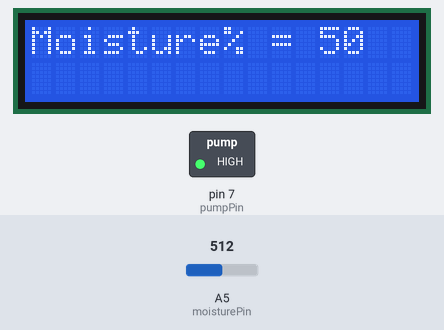
Bench run of a sketch on a simulated Arduino Uno, built with avr-gcc and run on an emulated ATmega328P. Shown: 16×2 character LCD, switched loads named in the sketch (green lamp = pin HIGH). The inputs (shaded band) are chosen by the test bench; at power-on: A5 (moisturePin) = 512. What the sketch prints to the serial monitor is not drawn.

Above: at 1.2 s.
1.3 s: A5 (moisturePin) set to 531
At 3.2 s:
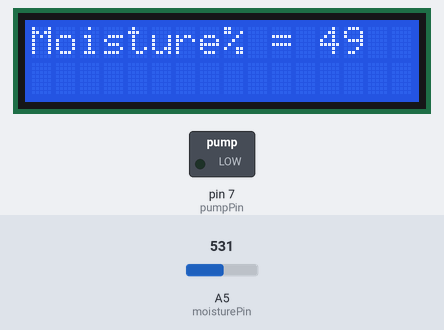
3.5 s: A5 (moisturePin) set to 511
At 5.1 s:
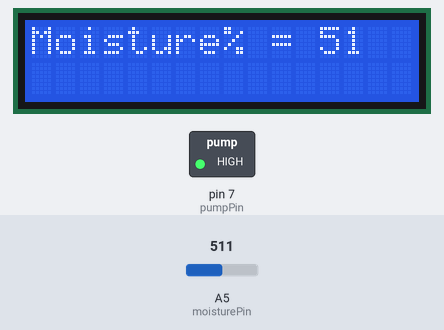
5.5 s: A5 (moisturePin) set to 306
At 6.7 s:
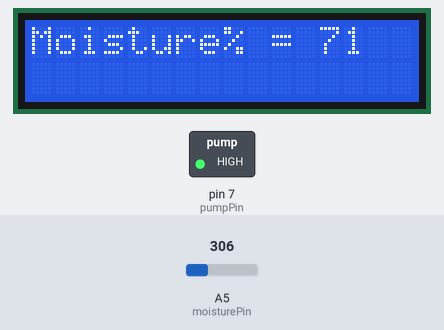
Timing chart, 0 to 8.5 s (numbered marks = the images above; inputs shaded):
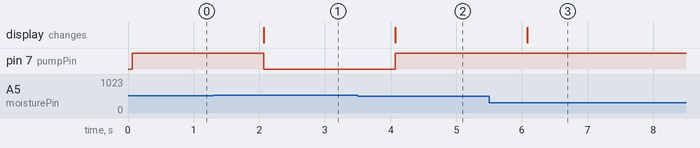

Measured:
- the behaviour switches between 521 and 522 on A5 (moisturePin) (found by bisection; images 0 and 1)
- after the input at 1.3 s, pin 7 (pumpPin): HIGH → LOW after 0.77 s; the display: changes after 0.77 s (image 1)
- after the input at 3.5 s, pin 7 (pumpPin): LOW → HIGH after 0.57 s; the display: changes after 0.57 s (image 2)
- after the input at 5.5 s, the display: changes after 0.58 s (image 3)

The sketch:

arduino.ino
```cpp
#include <LiquidCrystal.h>

const int moisturePin = A5;
const int pumpPin = 7;
const int soil_threshold = 50;
const int rs = 12, en = 11, d4 = 5, d5 = 4, d6 = 3, d7 = 2;

LiquidCrystal lcd(rs, en, d4, d5, d6, d7);


void setup() {
  Serial.begin(9600);
  lcd.begin(16, 2);
  pinMode(moisturePin, INPUT);
  pinMode(pumpPin, OUTPUT);
}

void loop() {
  // Read the moisture level from the sensor
  int moistureLevel = analogRead(moisturePin);

  // Map the moisture level to a range (0 - 100)
  int moisturePercentage = map(moistureLevel, 0, 1023, 100, 0);
  String moistureString = String(moisturePercentage);

  // Print the moisture level on the LCD
  lcd.setCursor(0, 0);
  lcd.print("Moisture% = ");
  lcd.print(appendZero(moistureString));

  if (moisturePercentage < soil_threshold) {
    // Turn on the pump
    digitalWrite(pumpPin, LOW);
  } else {
    // Turn off the pump
    digitalWrite(pumpPin, HIGH);
  }
  // Send data to NodeMCU
  Serial.println(moistureString);
  delay(1000);
}

String appendZero(String numberString) {
  if (numberString.length() == 1) {
    numberString = "0" + numberString;
  }
  return numberString;
}
```
